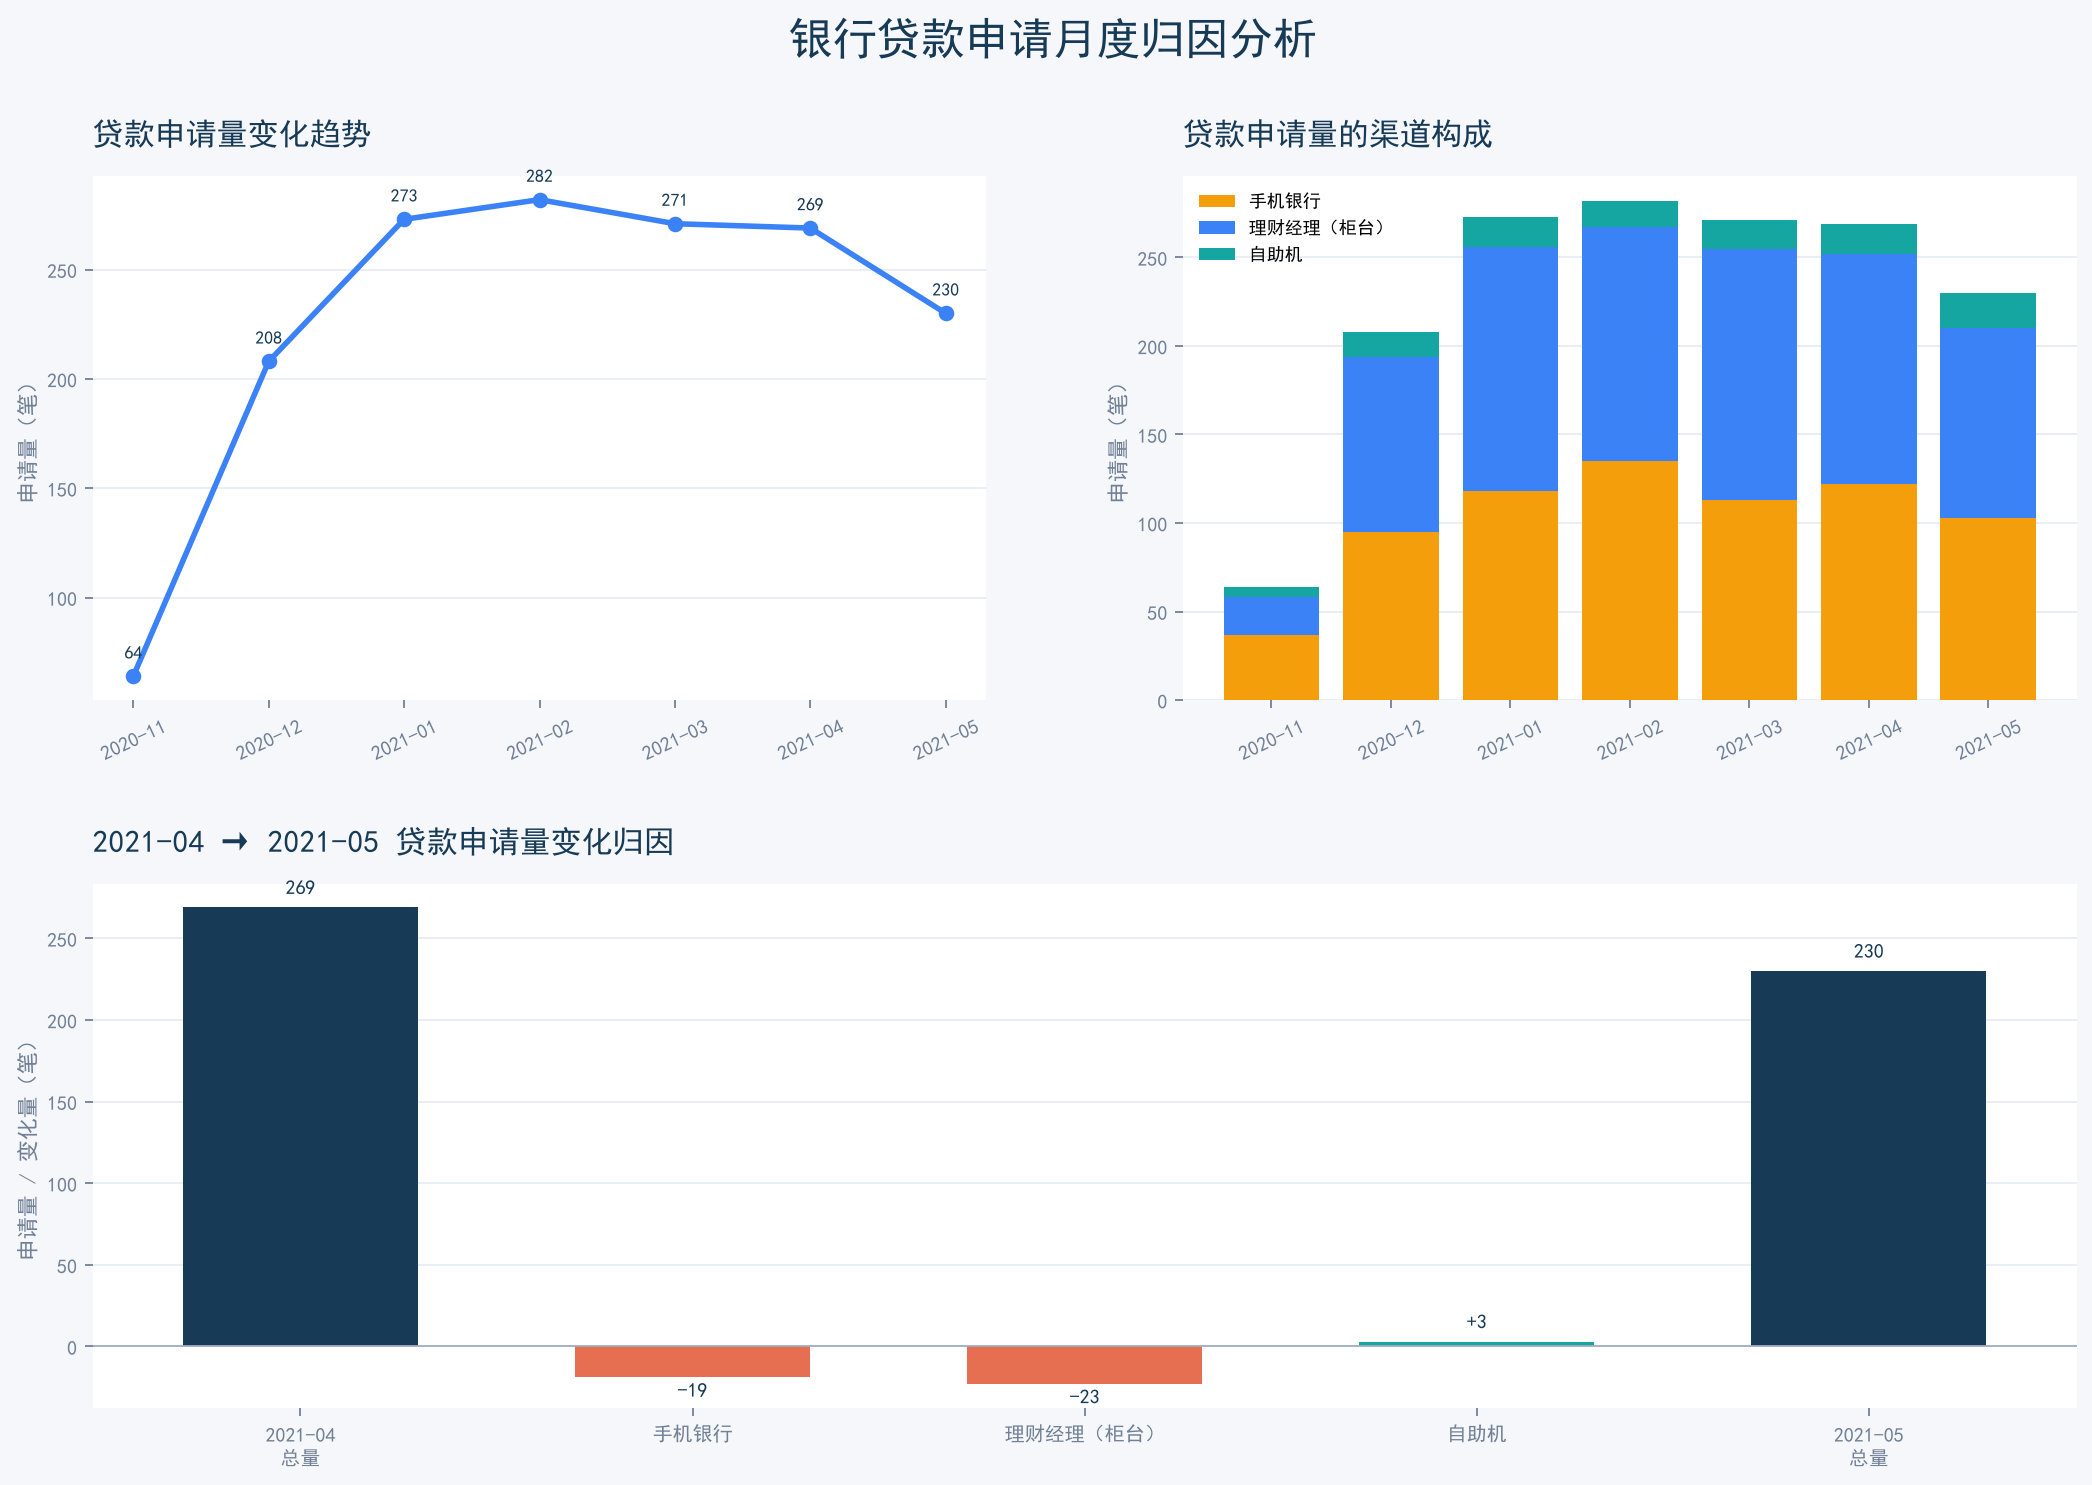

Here is the Python script that generated this plot:
"""银行贷款申请归因分析：WPS 案例的 Python 复现版。"""

from __future__ import annotations

import argparse
from pathlib import Path

import matplotlib.pyplot as plt
import numpy as np
import pandas as pd


BG = "#F5F7FA"
NAVY = "#173B57"
BLUE = "#3B82F6"
TEAL = "#16A6A1"
ORANGE = "#F59E0B"
PURPLE = "#7C5CFC"
RED = "#E76F51"
GRAY = "#718096"


def chinese_font() -> str | None:
    """寻找常见中文字体，避免中文标题显示为方框。"""
    candidates = ["Microsoft YaHei", "SimHei", "Noto Sans CJK SC", "WenQuanYi Zen Hei"]
    try:
        from matplotlib import font_manager
        paths = font_manager.findSystemFonts(fontpaths=None, fontext="ttf")
    except (KeyError, OSError):
        paths = []
    paths += [r"C:\Windows\Fonts\msyh.ttc", r"C:\Windows\Fonts\simhei.ttf", "/usr/share/fonts/opentype/noto/NotoSansCJK-Regular.ttc"]
    for path in paths:
        if not Path(path).exists():
            continue
        stem = Path(path).stem.lower().replace(" ", "")
        if any(name.lower().replace(" ", "") in stem for name in candidates):
            return path
    return None


def read_data(path: Path) -> pd.DataFrame:
    if not path.exists():
        raise FileNotFoundError(f"找不到 Excel 文件：{path}\n请使用 --input 指定文件路径。")
    sheets = pd.read_excel(path, sheet_name=None)
    data = next((df for df in sheets.values() if {"申请日期", "申请渠道"}.issubset(df.columns)), None)
    if data is None:
        raise ValueError("Excel 中没有找到包含‘申请日期’和‘申请渠道’的明细表")
    data = data.copy()
    data["申请日期"] = pd.to_datetime(data["申请日期"], errors="coerce")
    data = data.dropna(subset=["申请日期", "申请渠道"])
    if "申请书编号（主键）" in data.columns:
        data = data.drop_duplicates("申请书编号（主键）")
    data["月份"] = data["申请日期"].dt.to_period("M")
    return data


def prepare_metrics(data: pd.DataFrame) -> tuple[pd.Series, pd.DataFrame, pd.DataFrame]:
    monthly = data.groupby("月份").size().sort_index().rename("申请量")
    monthly.index = monthly.index.astype(str)
    channel = pd.crosstab(data["月份"].astype(str), data["申请渠道"]).reindex(monthly.index, fill_value=0)
    channel = channel.reindex(columns=sorted(channel.columns), fill_value=0)
    return monthly, channel, data


def base_style(ax, title: str) -> None:
    ax.set_facecolor("white")
    ax.set_title(title, loc="left", fontsize=14, color=NAVY, fontweight="bold", pad=14)
    ax.grid(axis="y", color="#E6ECF2", linewidth=0.8)
    ax.set_axisbelow(True)
    for spine in ax.spines.values():
        spine.set_visible(False)
    ax.tick_params(colors=GRAY, labelsize=9)


def plot_trend(monthly: pd.Series, output: Path) -> None:
    fig, ax = plt.subplots(figsize=(10, 5.6), facecolor=BG)
    x = np.arange(len(monthly))
    ax.plot(x, monthly.values, color=BLUE, marker="o", linewidth=3, markersize=7)
    ax.fill_between(x, monthly.values, 0, color=BLUE, alpha=0.08)
    ax.set_xticks(x, monthly.index)
    ax.set_ylabel("申请量（笔）", color=GRAY)
    for i, value in enumerate(monthly.values):
        ax.text(i, value + max(monthly.values) * 0.035, f"{value:,}", ha="center", color=NAVY, fontsize=9)
    base_style(ax, "贷款申请量变化趋势")
    fig.tight_layout()
    fig.savefig(output, dpi=160, bbox_inches="tight", facecolor=BG)
    plt.close(fig)


def plot_channel(channel: pd.DataFrame, output: Path) -> None:
    fig, ax = plt.subplots(figsize=(10, 5.6), facecolor=BG)
    colors = [ORANGE, BLUE, TEAL, PURPLE]
    bottom = np.zeros(len(channel))
    for i, col in enumerate(channel.columns):
        values = channel[col].to_numpy()
        ax.bar(channel.index, values, bottom=bottom, label=col, color=colors[i % len(colors)], width=0.68)
        for j, value in enumerate(values):
            if value >= max(channel.to_numpy().ravel()) * 0.04:
                ax.text(j, bottom[j] + value / 2, str(int(value)), ha="center", va="center", fontsize=8, color="white", fontweight="bold")
        bottom += values
    ax.set_ylabel("申请量（笔）", color=GRAY)
    ax.legend(frameon=False, ncol=len(channel.columns), loc="upper left")
    base_style(ax, "贷款申请量的渠道构成")
    fig.tight_layout()
    fig.savefig(output, dpi=160, bbox_inches="tight", facecolor=BG)
    plt.close(fig)


def plot_attribution(channel: pd.DataFrame, output: Path) -> pd.DataFrame:
    if len(channel) < 2:
        raise ValueError("至少需要两个不同月份，才能计算归因变化")
    previous, current = channel.index[-2], channel.index[-1]
    changes = channel.loc[current] - channel.loc[previous]
    total_change = changes.sum()
    contribution = changes / total_change if total_change else changes * np.nan
    result = pd.DataFrame({"上月申请量": channel.loc[previous], "本月申请量": channel.loc[current], "申请量变化": changes, "贡献度": contribution})

    labels = ["上月总量", *result.index, "本月总量"]
    values = [channel.loc[previous].sum(), *changes.values, channel.loc[current].sum()]
    colors = [NAVY, *[TEAL if v >= 0 else RED for v in changes.values], NAVY]
    fig, ax = plt.subplots(figsize=(11, 5.8), facecolor=BG)
    ax.bar(labels, values, color=colors, width=0.65)
    ax.axhline(0, color="#A0AEC0", linewidth=0.8)
    ax.set_ylabel("申请量 / 变化量（笔）", color=GRAY)
    ax.set_title(f"{previous} → {current} 贷款申请量变化归因", loc="left", fontsize=14, color=NAVY, fontweight="bold", pad=14)
    for i, value in enumerate(values):
        y = value + (max(values) * 0.035 if value >= 0 else -max(values) * 0.08)
        ax.text(i, y, f"{value:+,}" if i not in (0, len(values) - 1) else f"{value:,}", ha="center", fontsize=9, color=NAVY)
    base_style(ax, ax.get_title())
    ax.set_title(f"{previous} → {current} 贷款申请量变化归因", loc="left", fontsize=14, color=NAVY, fontweight="bold", pad=14)
    fig.tight_layout()
    fig.savefig(output, dpi=160, bbox_inches="tight", facecolor=BG)
    plt.close(fig)
    return result


def plot_dashboard(monthly: pd.Series, channel: pd.DataFrame, attribution: pd.DataFrame, output: Path) -> None:
    fig = plt.figure(figsize=(16, 10), facecolor=BG)
    grid = fig.add_gridspec(2, 2, hspace=0.35, wspace=0.22)
    ax1 = fig.add_subplot(grid[0, 0])
    x = np.arange(len(monthly))
    ax1.plot(x, monthly.values, color=BLUE, marker="o", linewidth=2.5)
    ax1.set_xticks(x, monthly.index, rotation=25)
    ax1.set_ylabel("申请量（笔）", color=GRAY)
    base_style(ax1, "贷款申请量变化趋势")
    for i, value in enumerate(monthly.values): ax1.text(i, value + 8, str(value), ha="center", fontsize=8, color=NAVY)

    ax2 = fig.add_subplot(grid[0, 1])
    bottom = np.zeros(len(channel))
    colors = [ORANGE, BLUE, TEAL, PURPLE]
    for i, col in enumerate(channel.columns):
        values = channel[col].to_numpy()
        ax2.bar(channel.index, values, bottom=bottom, label=col, color=colors[i % len(colors)])
        bottom += values
    ax2.set_xticks(np.arange(len(channel)), channel.index, rotation=25)
    ax2.set_ylabel("申请量（笔）", color=GRAY)
    ax2.legend(frameon=False, fontsize=8)
    base_style(ax2, "贷款申请量的渠道构成")

    ax3 = fig.add_subplot(grid[1, :])
    previous, current = channel.index[-2], channel.index[-1]
    changes = attribution["申请量变化"]
    labels = [f"{previous}\n总量", *changes.index.tolist(), f"{current}\n总量"]
    values = [channel.loc[previous].sum(), *changes.values, channel.loc[current].sum()]
    colors = [NAVY, *[TEAL if v >= 0 else RED for v in changes.values], NAVY]
    ax3.bar(labels, values, color=colors, width=0.6)
    ax3.axhline(0, color="#A0AEC0", linewidth=0.8)
    ax3.set_ylabel("申请量 / 变化量（笔）", color=GRAY)
    base_style(ax3, f"{previous} → {current} 贷款申请量变化归因")
    for i, value in enumerate(values):
        ax3.text(i, value + (8 if value >= 0 else -12), f"{value:+}" if 0 < i < len(values) - 1 else str(value), ha="center", fontsize=9, color=NAVY)
    fig.suptitle("银行贷款申请月度归因分析", fontsize=20, fontweight="bold", color=NAVY, y=0.98)
    output.parent.mkdir(parents=True, exist_ok=True)
    fig.savefig(output, dpi=160, bbox_inches="tight", facecolor=BG)
    plt.close(fig)


def main(argv=None) -> None:
    parser = argparse.ArgumentParser(description="生成银行贷款申请归因分析图表")
    parser.add_argument("--input", type=Path, default=None)
    parser.add_argument("--output-dir", type=Path, default=None)
    args, _ = parser.parse_known_args(argv)
    project_dir = Path(__file__).resolve().parent if "__file__" in globals() else Path.cwd()
    if args.input is None:
        local_input = Path(r"C:\Users\sangchenge\归因分析数据.xlsx")
        if not local_input.exists():
            extensionless_input = Path(r"C:\Users\sangchenge\归因分析数据")
            if extensionless_input.exists():
                local_input = extensionless_input
        project_input = project_dir / "data" / "application_data.xlsx"
        args.input = local_input if local_input.exists() else project_input
    args.output_dir = args.output_dir or project_dir / "output"
    font_path = chinese_font()
    if font_path:
        plt.rcParams["font.sans-serif"] = [Path(font_path).stem]
    else:
        # Windows 用户通常可以直接使用微软雅黑；Linux 用户可替换为本机中文字体。
        plt.rcParams["font.sans-serif"] = ["Microsoft YaHei", "SimHei", "Arial Unicode MS", "DejaVu Sans"]
    plt.rcParams["axes.unicode_minus"] = False
    data = read_data(args.input)
    monthly, channel, _ = prepare_metrics(data)
    args.output_dir.mkdir(parents=True, exist_ok=True)
    plot_trend(monthly, args.output_dir / "monthly_application_trend.png")
    plot_channel(channel, args.output_dir / "channel_composition.png")
    attribution = plot_attribution(channel, args.output_dir / "april_may_attribution.png")
    plot_dashboard(monthly, channel, attribution, args.output_dir / "attribution_dashboard.png")
    attribution.to_csv(args.output_dir / "channel_contribution.csv", encoding="utf-8-sig")
    print(f"看板已生成：{args.output_dir / 'attribution_dashboard.png'}")


if __name__ == "__main__":
    main()
